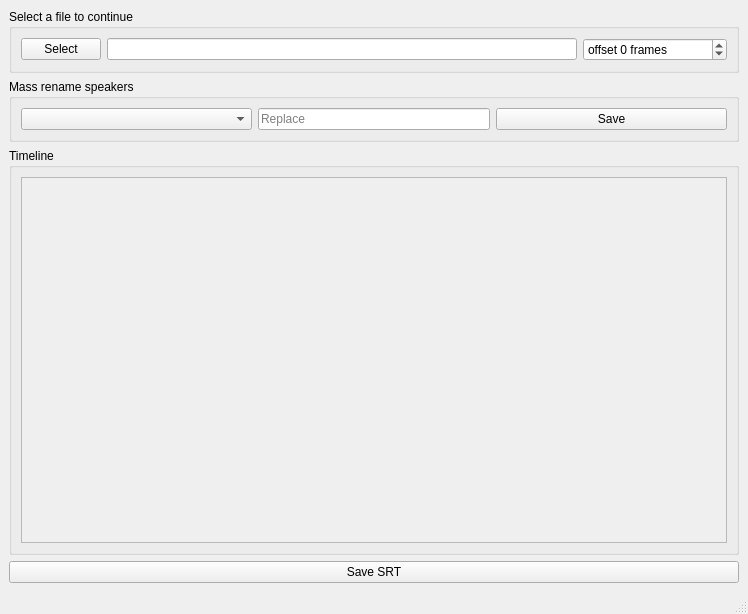
<?xml version="1.0" encoding="UTF-8"?>
<ui version="4.0">
 <class>MainWindow</class>
 <widget class="QMainWindow" name="MainWindow">
  <property name="geometry">
   <rect>
    <x>0</x>
    <y>0</y>
    <width>748</width>
    <height>614</height>
   </rect>
  </property>
  <property name="windowTitle">
   <string>GoSubtitle</string>
  </property>
  <widget class="QWidget" name="centralwidget">
   <layout class="QVBoxLayout" name="mainLayout">
    <item>
     <widget class="QGroupBox" name="groupBox_file">
      <property name="title">
       <string>Select a file to continue</string>
      </property>
      <layout class="QVBoxLayout" name="verticalLayout">
       <item>
        <layout class="QVBoxLayout" name="verticalLayout_2">
         <item>
          <layout class="QHBoxLayout" name="horizontalLayout_2">
           <item>
            <widget class="QPushButton" name="openButton">
             <property name="sizePolicy">
              <sizepolicy hsizetype="Minimum" vsizetype="Fixed">
               <horstretch>0</horstretch>
               <verstretch>0</verstretch>
              </sizepolicy>
             </property>
             <property name="text">
              <string>Select</string>
             </property>
            </widget>
           </item>
           <item>
            <widget class="QLineEdit" name="movieFile">
             <property name="readOnly">
              <bool>true</bool>
             </property>
            </widget>
           </item>
           <item>
            <widget class="QSpinBox" name="offsetSpinBox">
             <property name="frame">
              <bool>true</bool>
             </property>
             <property name="suffix">
              <string> frames</string>
             </property>
             <property name="prefix">
              <string>offset </string>
             </property>
             <property name="minimum">
              <number>-999999999</number>
             </property>
             <property name="maximum">
              <number>999999999</number>
             </property>
             <property name="displayIntegerBase">
              <number>10</number>
             </property>
            </widget>
           </item>
          </layout>
         </item>
        </layout>
       </item>
      </layout>
     </widget>
    </item>
    <item>
     <widget class="QGroupBox" name="groupBox">
      <property name="title">
       <string>Mass rename speakers</string>
      </property>
      <layout class="QVBoxLayout" name="verticalLayout_3">
       <item>
        <layout class="QHBoxLayout" name="horizontalLayout">
         <item>
          <widget class="QComboBox" name="massComboSpeaker">
           <property name="placeholderText">
            <string>Speaker</string>
           </property>
          </widget>
         </item>
         <item>
          <widget class="QLineEdit" name="massLineReplace">
           <property name="sizePolicy">
            <sizepolicy hsizetype="Preferred" vsizetype="Fixed">
             <horstretch>0</horstretch>
             <verstretch>0</verstretch>
            </sizepolicy>
           </property>
           <property name="placeholderText">
            <string>Replace</string>
           </property>
          </widget>
         </item>
         <item>
          <widget class="QPushButton" name="massButtonoSave">
           <property name="sizePolicy">
            <sizepolicy hsizetype="Minimum" vsizetype="Fixed">
             <horstretch>0</horstretch>
             <verstretch>0</verstretch>
            </sizepolicy>
           </property>
           <property name="text">
            <string>Save</string>
           </property>
          </widget>
         </item>
        </layout>
       </item>
      </layout>
     </widget>
    </item>
    <item>
     <widget class="QGroupBox" name="groupBox_timeline">
      <property name="sizePolicy">
       <sizepolicy hsizetype="Preferred" vsizetype="Preferred">
        <horstretch>0</horstretch>
        <verstretch>1</verstretch>
       </sizepolicy>
      </property>
      <property name="styleSheet">
       <string notr="true"/>
      </property>
      <property name="title">
       <string>Timeline</string>
      </property>
      <layout class="QVBoxLayout" name="timelineContainerLayout">
       <item>
        <widget class="QScrollArea" name="timelineScrollArea">
         <property name="sizePolicy">
          <sizepolicy hsizetype="Expanding" vsizetype="Preferred">
           <horstretch>0</horstretch>
           <verstretch>0</verstretch>
          </sizepolicy>
         </property>
         <property name="widgetResizable">
          <bool>true</bool>
         </property>
         <widget class="QWidget" name="scrollAreaWidgetContents">
          <property name="geometry">
           <rect>
            <x>0</x>
            <y>0</y>
            <width>708</width>
            <height>336</height>
           </rect>
          </property>
          <layout class="QHBoxLayout" name="timelineLayout"/>
         </widget>
        </widget>
       </item>
      </layout>
     </widget>
    </item>
    <item>
     <widget class="QPushButton" name="saveButton">
      <property name="text">
       <string>Save SRT</string>
      </property>
     </widget>
    </item>
   </layout>
  </widget>
  <widget class="QMenuBar" name="menubar">
   <property name="geometry">
    <rect>
     <x>0</x>
     <y>0</y>
     <width>748</width>
     <height>33</height>
    </rect>
   </property>
  </widget>
  <widget class="QStatusBar" name="statusbar"/>
 </widget>
 <resources/>
 <connections/>
</ui>
